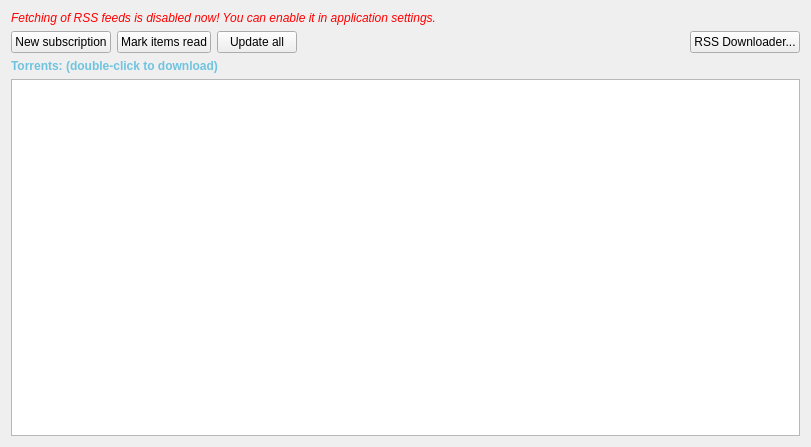
<?xml version="1.0" encoding="UTF-8"?>
<ui version="4.0">
 <class>RSSWidget</class>
 <widget class="QWidget" name="RSSWidget">
  <property name="geometry">
   <rect>
    <x>0</x>
    <y>0</y>
    <width>811</width>
    <height>447</height>
   </rect>
  </property>
  <property name="acceptDrops">
   <bool>false</bool>
  </property>
  <property name="windowTitle">
   <string>Search</string>
  </property>
  <layout class="QVBoxLayout" name="verticalLayout_2">
   <item>
    <widget class="QLabel" name="labelWarn">
     <property name="font">
      <font>
       <italic>true</italic>
      </font>
     </property>
     <property name="styleSheet">
      <string notr="true">color: red;</string>
     </property>
     <property name="text">
      <string>Fetching of RSS feeds is disabled now! You can enable it in application settings.</string>
     </property>
     <property name="wordWrap">
      <bool>true</bool>
     </property>
    </widget>
   </item>
   <item>
    <layout class="QHBoxLayout" name="horizontalLayout">
     <item>
      <widget class="QPushButton" name="newFeedButton">
       <property name="text">
        <string>New subscription</string>
       </property>
      </widget>
     </item>
     <item>
      <widget class="QPushButton" name="markReadButton">
       <property name="text">
        <string>Mark items read</string>
       </property>
      </widget>
     </item>
     <item>
      <widget class="QPushButton" name="updateAllButton">
       <property name="toolTip">
        <string>Refresh RSS streams</string>
       </property>
       <property name="text">
        <string>Update all</string>
       </property>
      </widget>
     </item>
     <item>
      <spacer name="spacer1">
       <property name="orientation">
        <enum>Qt::Horizontal</enum>
       </property>
       <property name="sizeHint" stdset="0">
        <size>
         <width>0</width>
         <height>0</height>
        </size>
       </property>
      </spacer>
     </item>
     <item>
      <widget class="QPushButton" name="rssDownloaderBtn">
       <property name="text">
        <string>RSS Downloader...</string>
       </property>
      </widget>
     </item>
    </layout>
   </item>
   <item>
    <widget class="QSplitter" name="splitterSide">
     <property name="sizePolicy">
      <sizepolicy hsizetype="Expanding" vsizetype="Expanding">
       <horstretch>0</horstretch>
       <verstretch>0</verstretch>
      </sizepolicy>
     </property>
     <property name="orientation">
      <enum>Qt::Horizontal</enum>
     </property>
     <widget class="QWidget" name="layoutWidget">
      <layout class="QVBoxLayout" name="verticalLayout">
       <item>
        <widget class="QLabel" name="news_lbl">
         <property name="font">
          <font>
           <weight>75</weight>
           <bold>true</bold>
          </font>
         </property>
         <property name="styleSheet">
          <string notr="true">color: rgb(111, 195, 223);</string>
         </property>
         <property name="text">
          <string>Torrents: (double-click to download)</string>
         </property>
        </widget>
       </item>
       <item>
        <widget class="QSplitter" name="splitterMain">
         <property name="sizePolicy">
          <sizepolicy hsizetype="Expanding" vsizetype="Expanding">
           <horstretch>0</horstretch>
           <verstretch>0</verstretch>
          </sizepolicy>
         </property>
         <property name="orientation">
          <enum>Qt::Horizontal</enum>
         </property>
         <widget class="HtmlBrowser" name="textBrowser">
          <property name="styleSheet">
           <string notr="true">background-image: url(:/icons/frame_bg.png);</string>
          </property>
          <property name="openExternalLinks">
           <bool>true</bool>
          </property>
         </widget>
        </widget>
       </item>
      </layout>
     </widget>
    </widget>
   </item>
  </layout>
  <action name="actionDelete">
   <property name="text">
    <string>Delete</string>
   </property>
   <property name="toolTip">
    <string>Delete</string>
   </property>
  </action>
  <action name="actionRename">
   <property name="text">
    <string>Rename...</string>
   </property>
   <property name="toolTip">
    <string>Rename</string>
   </property>
  </action>
  <action name="actionUpdate">
   <property name="text">
    <string>Update</string>
   </property>
   <property name="toolTip">
    <string>Update</string>
   </property>
  </action>
  <action name="actionNewSubscription">
   <property name="text">
    <string>New subscription...</string>
   </property>
  </action>
  <action name="actionUpdateAllFeeds">
   <property name="text">
    <string>Update all feeds</string>
   </property>
   <property name="toolTip">
    <string>Update all feeds</string>
   </property>
  </action>
  <action name="actionMarkItemsRead">
   <property name="text">
    <string>Mark items read</string>
   </property>
   <property name="toolTip">
    <string>Mark items read</string>
   </property>
  </action>
  <action name="actionDownloadTorrent">
   <property name="text">
    <string>Download torrent</string>
   </property>
  </action>
  <action name="actionOpenNewsURL">
   <property name="text">
    <string>Open news URL</string>
   </property>
  </action>
  <action name="actionCopyFeedURL">
   <property name="text">
    <string>Copy feed URL</string>
   </property>
  </action>
  <action name="actionNewFolder">
   <property name="text">
    <string>New folder...</string>
   </property>
  </action>
 </widget>
 <customwidgets>
  <customwidget>
   <class>HtmlBrowser</class>
   <extends>QTextBrowser</extends>
   <header>gui/rss/htmlbrowser.h</header>
  </customwidget>
 </customwidgets>
 <resources/>
 <connections/>
</ui>
